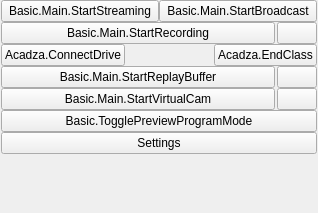
<?xml version="1.0" encoding="UTF-8"?>
<ui version="4.0">
 <class>OBSBasicControls</class>
 <widget class="QWidget" name="OBSBasicControls">
  <property name="geometry">
   <rect>
    <x>0</x>
    <y>0</y>
    <width>318</width>
    <height>213</height>
   </rect>
  </property>
  <layout class="QVBoxLayout" name="verticalLayout_9">
   <property name="spacing">
    <number>0</number>
   </property>
   <property name="leftMargin">
    <number>1</number>
   </property>
   <property name="topMargin">
    <number>0</number>
   </property>
   <property name="rightMargin">
    <number>1</number>
   </property>
   <property name="bottomMargin">
    <number>1</number>
   </property>
   <item>
    <widget class="QFrame" name="controlsFrame">
     <layout class="QVBoxLayout" name="buttonsVLayout">
      <property name="spacing">
       <number>0</number>
      </property>
      <property name="leftMargin">
       <number>0</number>
      </property>
      <property name="topMargin">
       <number>0</number>
      </property>
      <property name="rightMargin">
       <number>0</number>
      </property>
      <property name="bottomMargin">
       <number>0</number>
      </property>
      <item>
       <layout class="QHBoxLayout" name="horizontalLayout_7">
        <item>
         <widget class="QPushButton" name="streamButton">
          <property name="enabled">
           <bool>true</bool>
          </property>
          <property name="sizePolicy">
           <sizepolicy hsizetype="Ignored" vsizetype="Fixed">
            <horstretch>0</horstretch>
            <verstretch>0</verstretch>
           </sizepolicy>
          </property>
          <property name="minimumSize">
           <size>
            <width>150</width>
            <height>0</height>
           </size>
          </property>
          <property name="text">
           <string>Basic.Main.StartStreaming</string>
          </property>
         </widget>
        </item>
        <item>
         <widget class="QPushButton" name="broadcastButton">
          <property name="enabled">
           <bool>true</bool>
          </property>
          <property name="sizePolicy">
           <sizepolicy hsizetype="Ignored" vsizetype="Fixed">
            <horstretch>0</horstretch>
            <verstretch>0</verstretch>
           </sizepolicy>
          </property>
          <property name="minimumSize">
           <size>
            <width>150</width>
            <height>0</height>
           </size>
          </property>
          <property name="text">
           <string>Basic.Main.StartBroadcast</string>
          </property>
         </widget>
        </item>
       </layout>
      </item>
      <item>
       <layout class="QHBoxLayout" name="recordingLayout">
        <property name="spacing">
         <number>2</number>
        </property>
        <property name="leftMargin">
         <number>0</number>
        </property>
        <property name="topMargin">
         <number>0</number>
        </property>
        <property name="rightMargin">
         <number>0</number>
        </property>
        <property name="bottomMargin">
         <number>0</number>
        </property>
        <item>
         <widget class="QPushButton" name="recordButton">
          <property name="enabled">
           <bool>true</bool>
          </property>
          <property name="sizePolicy">
           <sizepolicy hsizetype="MinimumExpanding" vsizetype="Fixed">
            <horstretch>0</horstretch>
            <verstretch>0</verstretch>
           </sizepolicy>
          </property>
          <property name="minimumSize">
           <size>
            <width>0</width>
            <height>0</height>
           </size>
          </property>
          <property name="text">
           <string>Basic.Main.StartRecording</string>
          </property>
         </widget>
        </item>
        <item>
         <widget class="QPushButton" name="pauseRecordButton">
          <property name="enabled">
           <bool>true</bool>
          </property>
          <property name="minimumSize">
           <size>
            <width>0</width>
            <height>0</height>
           </size>
          </property>
          <property name="toolTip">
           <string>Basic.Main.PauseRecording</string>
          </property>
          <property name="accessibleName">
           <string>Basic.Main.PauseRecording</string>
          </property>
          <property name="icon">
           <iconset resource="obs.qrc">
            <normaloff>:/res/images/media-pause.svg</normaloff>:/res/images/media-pause.svg</iconset>
          </property>
          <property name="class" stdset="0">
           <string>icon-media-pause</string>
          </property>
         </widget>
        </item>
       </layout>
      </item>
      <item>
       <layout class="QHBoxLayout" name="acadzaPortalLayout">
        <property name="spacing">
         <number>2</number>
        </property>
        <item>
         <widget class="QPushButton" name="acadzaConnectDriveButton">
          <property name="sizePolicy">
           <sizepolicy hsizetype="MinimumExpanding" vsizetype="Fixed">
            <horstretch>0</horstretch>
            <verstretch>0</verstretch>
           </sizepolicy>
          </property>
          <property name="text">
           <string>Acadza.ConnectDrive</string>
          </property>
         </widget>
        </item>
        <item>
         <widget class="QLabel" name="acadzaDriveEmailLabel">
          <property name="sizePolicy">
           <sizepolicy hsizetype="MinimumExpanding" vsizetype="Fixed">
            <horstretch>0</horstretch>
            <verstretch>0</verstretch>
           </sizepolicy>
          </property>
          <property name="visible">
           <bool>false</bool>
          </property>
          <property name="text">
           <string/>
          </property>
          <property name="wordWrap">
           <bool>true</bool>
          </property>
          <property name="alignment">
           <set>Qt::AlignCenter</set>
          </property>
         </widget>
        </item>
        <item>
         <widget class="QPushButton" name="acadzaEndClassButton">
          <property name="sizePolicy">
           <sizepolicy hsizetype="MinimumExpanding" vsizetype="Fixed">
            <horstretch>0</horstretch>
            <verstretch>0</verstretch>
           </sizepolicy>
          </property>
          <property name="text">
           <string>Acadza.EndClass</string>
          </property>
         </widget>
        </item>
       </layout>
      </item>
      <item>
       <layout class="QHBoxLayout" name="replayBufferLayout">
        <property name="spacing">
         <number>2</number>
        </property>
        <property name="leftMargin">
         <number>0</number>
        </property>
        <property name="topMargin">
         <number>0</number>
        </property>
        <property name="rightMargin">
         <number>0</number>
        </property>
        <property name="bottomMargin">
         <number>0</number>
        </property>
        <item>
         <widget class="QPushButton" name="replayBufferButton">
          <property name="enabled">
           <bool>true</bool>
          </property>
          <property name="sizePolicy">
           <sizepolicy hsizetype="MinimumExpanding" vsizetype="Fixed">
            <horstretch>0</horstretch>
            <verstretch>0</verstretch>
           </sizepolicy>
          </property>
          <property name="minimumSize">
           <size>
            <width>0</width>
            <height>0</height>
           </size>
          </property>
          <property name="text">
           <string>Basic.Main.StartReplayBuffer</string>
          </property>
         </widget>
        </item>
        <item>
         <widget class="QPushButton" name="saveReplayButton">
          <property name="enabled">
           <bool>true</bool>
          </property>
          <property name="minimumSize">
           <size>
            <width>0</width>
            <height>0</height>
           </size>
          </property>
          <property name="toolTip">
           <string>Basic.Main.SaveReplay</string>
          </property>
          <property name="accessibleName">
           <string>Basic.Main.SaveReplay</string>
          </property>
          <property name="icon">
           <iconset resource="obs.qrc">
            <normaloff>:/res/images/save.svg</normaloff>:/res/images/save.svg</iconset>
          </property>
          <property name="class" stdset="0">
           <string>icon-save</string>
          </property>
         </widget>
        </item>
       </layout>
      </item>
      <item>
       <layout class="QHBoxLayout" name="virtualCamLayout">
        <property name="spacing">
         <number>2</number>
        </property>
        <property name="leftMargin">
         <number>0</number>
        </property>
        <property name="topMargin">
         <number>0</number>
        </property>
        <property name="rightMargin">
         <number>0</number>
        </property>
        <property name="bottomMargin">
         <number>0</number>
        </property>
        <item>
         <widget class="QPushButton" name="virtualCamButton">
          <property name="enabled">
           <bool>true</bool>
          </property>
          <property name="sizePolicy">
           <sizepolicy hsizetype="MinimumExpanding" vsizetype="Fixed">
            <horstretch>0</horstretch>
            <verstretch>0</verstretch>
           </sizepolicy>
          </property>
          <property name="minimumSize">
           <size>
            <width>0</width>
            <height>0</height>
           </size>
          </property>
          <property name="text">
           <string>Basic.Main.StartVirtualCam</string>
          </property>
         </widget>
        </item>
        <item>
         <widget class="QPushButton" name="virtualCamConfigButton">
          <property name="enabled">
           <bool>true</bool>
          </property>
          <property name="minimumSize">
           <size>
            <width>0</width>
            <height>0</height>
           </size>
          </property>
          <property name="toolTip">
           <string>Basic.Main.VirtualCamConfig</string>
          </property>
          <property name="accessibleName">
           <string>Basic.Main.VirtualCamConfig</string>
          </property>
          <property name="icon">
           <iconset resource="obs.qrc">
            <normaloff>:/settings/images/settings/general.svg</normaloff>:/settings/images/settings/general.svg</iconset>
          </property>
          <property name="class" stdset="0">
           <string>icon-gear</string>
          </property>
         </widget>
        </item>
       </layout>
      </item>
      <item>
       <widget class="QPushButton" name="modeSwitch">
        <property name="sizePolicy">
         <sizepolicy hsizetype="Ignored" vsizetype="Fixed">
          <horstretch>0</horstretch>
          <verstretch>0</verstretch>
         </sizepolicy>
        </property>
        <property name="minimumSize">
         <size>
          <width>150</width>
          <height>0</height>
         </size>
        </property>
        <property name="text">
         <string>Basic.TogglePreviewProgramMode</string>
        </property>
       </widget>
      </item>
      <item>
       <widget class="QPushButton" name="settingsButton">
        <property name="sizePolicy">
         <sizepolicy hsizetype="Ignored" vsizetype="Fixed">
          <horstretch>0</horstretch>
          <verstretch>0</verstretch>
         </sizepolicy>
        </property>
        <property name="minimumSize">
         <size>
          <width>150</width>
          <height>0</height>
         </size>
        </property>
        <property name="text">
         <string>Settings</string>
        </property>
       </widget>
      </item>
      <item>
       <spacer name="expVSpacer">
        <property name="orientation">
         <enum>Qt::Vertical</enum>
        </property>
        <property name="sizeHint" stdset="0">
         <size>
          <width>0</width>
          <height>0</height>
         </size>
        </property>
       </spacer>
      </item>
     </layout>
    </widget>
   </item>
  </layout>
 </widget>
 <resources>
  <include location="obs.qrc"/>
 </resources>
 <connections/>
</ui>
